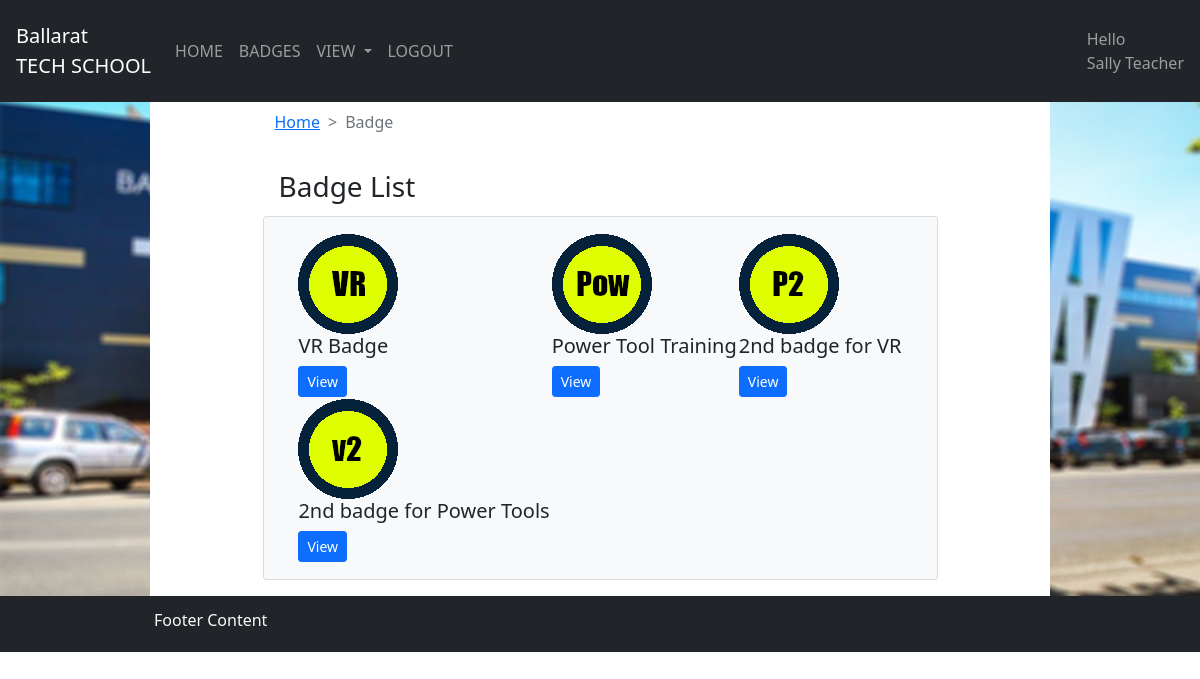
/teacher/badge/ (signed in), run on the app's committed database.
### badge/models.py (models this page shows)
class Badge(models.Model):
	badge_id = models.BigAutoField(primary_key=True)
	badge_title = models.TextField(max_length=200)
	badge_description = models.TextField(max_length=500)
	badge_allocated_image = models.ImageField(null=True, blank=True, upload_to="images/badges")
	badge_unallocated_image = models.ImageField(null=True, blank=True, upload_to="images/badges")
	badge_how_to_obtain = models.TextField(max_length=200, null=True, blank=True)
	badge_subject = models.ForeignKey(Subject, on_delete=models.CASCADE, default=1)

### login/decorators.py (the view, shortened to what this page needs)
		def wrapper_func(request, *args, **kwargs):
			return view_func(request, *args, **kwargs)

### badge/views.py (called while the page is built)
@login_required(login_url='/')																# Redirects if not logged in.
@allowed_users(allowed_roles=['staff'])														# Restricted to users with 'staff' role.
@active_report()																			# Verifies active report, no effect for staff.
def teacher_badge_view(request, *args, **kwargs):
	badge_list = Badge.objects.all()
	content = {
		'badge_list': badge_list
	}
	return render(request, 'teacher_badge_view.html', content)								# Renders content at teacher_badge_view.html

### templates/teacher_badge_view.html
{% extends 'teacher_base.html' %}
{% block content %}
<div class="bg-white text-dark w-75">
	<div class='d-flex justify-content-center'>
		<div class="w-75 mb-2 mt-2 text-dark ">
			<div class='container'>
					<nav style="--bs-breadcrumb-divider: '>';" aria-label="breadcrumb">
					<ol class="breadcrumb">
						<li class="breadcrumb-item"><a href="/teacher">Home</a></li>
			    		<li class="breadcrumb-item active" aria-current="page">Badge</li>
					</ol>
				</nav>
			</div>
		</div>
	</div>
	<div class='d-flex justify-content-center'>
		<div class="p-1 mt-2 w-75 text-dark">
			<div class='container'>
				<h3>Badge List</h3>
			</div>
		</div>
	</div>
	<div class='d-flex justify-content-center'>
		<div class="p-3 mb-3 w-75 card bg-light text-dark ">
			<div class='container'>
				<div class="d-flex justify-content-center">
					<div class="table-responsive">
						<table>
							{% for badge in badge_list %}
								{% if forloop.counter0|divisibleby:3 %}<tr>{% endif %}
								<td>
									<img src="{{ badge.badge_allocated_image.url }}">
									<h5>{{ badge.badge_title }}</h5>
									<form action="/teacher/badge/{{ badge.badge_id }}/">
										<button type="submit" class="btn btn-primary btn-sm">View</button>
									</form>
								</td>
								{% if forloop.counter|divisibleby:3 %}</tr>{% endif %}
							{% endfor %}
						</table>
					</div>
				</div>
			</div>
		</div>
	</div>
</div>
{% endblock %}

### templates/teacher_header.html (shortened to what this page needs)
{% load static %}
<body>
<nav class="navbar navbar-expand-lg navbar-dark bg-dark p-3">
  <a class="navbar-brand" href="/teacher">Ballarat </br> TECH SCHOOL</a>
  <div class="collapse navbar-collapse" id="navbarSupportedContent">
    <ul class="navbar-nav">
      <li class="nav-item">
          <a class="nav-link" href="/teacher">HOME</a>
      </li>
      <li class="nav-item">
          <a class="nav-link" href="/teacher/badge">BADGES</a>
      </li>
      <li class="nav-item dropdown">
          <a class="nav-link dropdown-toggle" href="#" id="navbarDropdown" role="button" data-toggle="dropdown" aria-haspopup="true" aria-expanded="false">
            VIEW
          </a>
      </li>
      <li class="nav-item">
          <a class="nav-link" href="/logout/">LOGOUT</a>
      </li>
    </ul>
  </div>
  <div class='d-flex justify-content-end'>
        <span class="navbar-text">
          Hello</br> {{ request.user.first_name }} {{ request.user.last_name }}
        </span>
    </div>
</nav>

### data on the page
Badge: badge_allocated_image (picture), badge_title "VR Badge"
Badge: badge_allocated_image (picture), badge_title "Power Tool Training"
Badge: badge_allocated_image (picture), badge_title "2nd badge for VR"
Badge: badge_allocated_image (picture), badge_title "2nd badge for Power Tools"

### other printed values
{{ request.user.first_name }} "Sally"
{{ request.user.last_name }} "Teacher"
